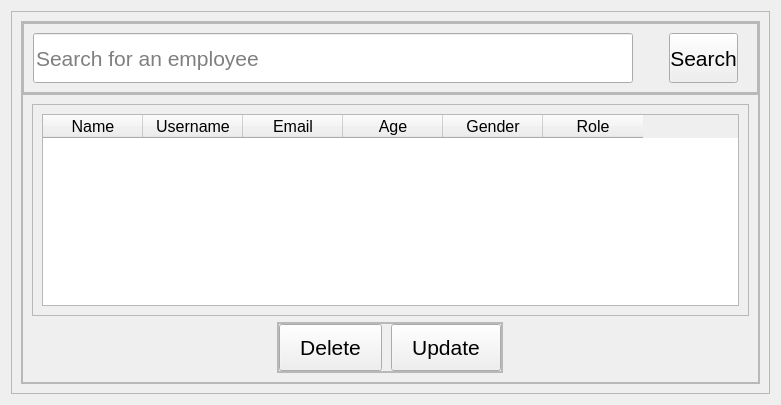
               <widget class="QWidget" name="Employee">
                <layout class="QVBoxLayout" name="verticalLayout_13">
                 <item>
                  <widget class="QFrame" name="frame_14">
                   <property name="frameShape">
                    <enum>QFrame::StyledPanel</enum>
                   </property>
                   <property name="frameShadow">
                    <enum>QFrame::Raised</enum>
                   </property>
                   <layout class="QVBoxLayout" name="verticalLayout_14">
                    <item>
                     <widget class="QFrame" name="frame_16">
                      <property name="frameShape">
                       <enum>QFrame::StyledPanel</enum>
                      </property>
                      <property name="frameShadow">
                       <enum>QFrame::Raised</enum>
                      </property>
                      <layout class="QVBoxLayout" name="verticalLayout_15">
                       <property name="spacing">
                        <number>0</number>
                       </property>
                       <property name="leftMargin">
                        <number>0</number>
                       </property>
                       <property name="topMargin">
                        <number>0</number>
                       </property>
                       <property name="rightMargin">
                        <number>0</number>
                       </property>
                       <property name="bottomMargin">
                        <number>0</number>
                       </property>
                       <item>
                        <widget class="QFrame" name="frame_15">
                         <property name="minimumSize">
                          <size>
                           <width>0</width>
                           <height>0</height>
                          </size>
                         </property>
                         <property name="maximumSize">
                          <size>
                           <width>16777215</width>
                           <height>80</height>
                          </size>
                         </property>
                         <property name="frameShape">
                          <enum>QFrame::StyledPanel</enum>
                         </property>
                         <property name="frameShadow">
                          <enum>QFrame::Raised</enum>
                         </property>
                         <layout class="QHBoxLayout" name="horizontalLayout_4">
                          <property name="spacing">
                           <number>0</number>
                          </property>
                          <property name="leftMargin">
                           <number>0</number>
                          </property>
                          <property name="topMargin">
                           <number>0</number>
                          </property>
                          <property name="rightMargin">
                           <number>0</number>
                          </property>
                          <property name="bottomMargin">
                           <number>0</number>
                          </property>
                          <item>
                           <widget class="QFrame" name="frame_18">
                            <property name="frameShape">
                             <enum>QFrame::StyledPanel</enum>
                            </property>
                            <property name="frameShadow">
                             <enum>QFrame::Raised</enum>
                            </property>
                            <layout class="QHBoxLayout" name="horizontalLayout_5">
                             <item>
                              <widget class="QLineEdit" name="lineEdit">
                               <property name="minimumSize">
                                <size>
                                 <width>600</width>
                                 <height>50</height>
                                </size>
                               </property>
                               <property name="maximumSize">
                                <size>
                                 <width>16777215</width>
                                 <height>16777215</height>
                                </size>
                               </property>
                               <property name="styleSheet">
                                <string notr="true">font:16pt</string>
                               </property>
                               <property name="placeholderText">
                                <string>Search for an employee</string>
                               </property>
                              </widget>
                             </item>
                             <item>
                              <spacer name="horizontalSpacer_3">
                               <property name="orientation">
                                <enum>Qt::Horizontal</enum>
                               </property>
                               <property name="sizeHint" stdset="0">
                                <size>
                                 <width>30</width>
                                 <height>20</height>
                                </size>
                               </property>
                              </spacer>
                             </item>
                             <item>
                              <widget class="QPushButton" name="pushButton_7">
                               <property name="minimumSize">
                                <size>
                                 <width>0</width>
                                 <height>50</height>
                                </size>
                               </property>
                               <property name="styleSheet">
                                <string notr="true">font:16pt;
margin-right:10;</string>
                               </property>
                               <property name="text">
                                <string>Search</string>
                               </property>
                               <property name="icon">
                                <iconset>
                                 <normaloff>../../../../../mnt/c/Users/prasa/Downloads/magnifying-glass.png</normaloff>../../../../../mnt/c/Users/prasa/Downloads/magnifying-glass.png</iconset>
                               </property>
                               <property name="iconSize">
                                <size>
                                 <width>20</width>
                                 <height>20</height>
                                </size>
                               </property>
                              </widget>
                             </item>
                            </layout>
                           </widget>
                          </item>
                         </layout>
                        </widget>
                       </item>
                       <item>
                        <widget class="QFrame" name="frame_17">
                         <property name="frameShape">
                          <enum>QFrame::StyledPanel</enum>
                         </property>
                         <property name="frameShadow">
                          <enum>QFrame::Raised</enum>
                         </property>
                         <layout class="QVBoxLayout" name="verticalLayout_16">
                          <item>
                           <widget class="QFrame" name="frame_19">
                            <property name="frameShape">
                             <enum>QFrame::StyledPanel</enum>
                            </property>
                            <property name="frameShadow">
                             <enum>QFrame::Raised</enum>
                            </property>
                            <layout class="QVBoxLayout" name="verticalLayout_18">
                             <item>
                              <widget class="QTableWidget" name="tableWidget">
                               <property name="styleSheet">
                                <string notr="true">font:12pt;</string>
                               </property>
                               <column>
                                <property name="text">
                                 <string>Name</string>
                                </property>
                               </column>
                               <column>
                                <property name="text">
                                 <string>Username</string>
                                </property>
                               </column>
                               <column>
                                <property name="text">
                                 <string>Email</string>
                                </property>
                               </column>
                               <column>
                                <property name="text">
                                 <string>Age</string>
                                </property>
                               </column>
                               <column>
                                <property name="text">
                                 <string>Gender</string>
                                </property>
                               </column>
                               <column>
                                <property name="text">
                                 <string>Role</string>
                                </property>
                               </column>
                              </widget>
                             </item>
                            </layout>
                           </widget>
                          </item>
                          <item alignment="Qt::AlignHCenter">
                           <widget class="QFrame" name="frame_20">
                            <property name="maximumSize">
                             <size>
                              <width>500</width>
                              <height>100</height>
                             </size>
                            </property>
                            <property name="frameShape">
                             <enum>QFrame::StyledPanel</enum>
                            </property>
                            <property name="frameShadow">
                             <enum>QFrame::Raised</enum>
                            </property>
                            <layout class="QVBoxLayout" name="verticalLayout_17">
                             <property name="spacing">
                              <number>0</number>
                             </property>
                             <property name="leftMargin">
                              <number>0</number>
                             </property>
                             <property name="topMargin">
                              <number>0</number>
                             </property>
                             <property name="rightMargin">
                              <number>0</number>
                             </property>
                             <property name="bottomMargin">
                              <number>0</number>
                             </property>
                             <item>
                              <widget class="QFrame" name="frame_21">
                               <property name="minimumSize">
                                <size>
                                 <width>0</width>
                                 <height>0</height>
                                </size>
                               </property>
                               <property name="maximumSize">
                                <size>
                                 <width>500</width>
                                 <height>100</height>
                                </size>
                               </property>
                               <property name="frameShape">
                                <enum>QFrame::StyledPanel</enum>
                               </property>
                               <property name="frameShadow">
                                <enum>QFrame::Raised</enum>
                               </property>
                               <layout class="QHBoxLayout" name="horizontalLayout_6">
                                <property name="spacing">
                                 <number>9</number>
                                </property>
                                <property name="leftMargin">
                                 <number>0</number>
                                </property>
                                <property name="topMargin">
                                 <number>0</number>
                                </property>
                                <property name="rightMargin">
                                 <number>0</number>
                                </property>
                                <property name="bottomMargin">
                                 <number>0</number>
                                </property>
                                <item>
                                 <widget class="QPushButton" name="pushButton_9">
                                  <property name="styleSheet">
                                   <string notr="true">font:16pt;
padding : 10px 20px;</string>
                                  </property>
                                  <property name="text">
                                   <string>Delete</string>
                                  </property>
                                  <property name="icon">
                                   <iconset>
                                    <normaloff>../../../../../mnt/c/Users/prasa/Downloads/delete.png</normaloff>../../../../../mnt/c/Users/prasa/Downloads/delete.png</iconset>
                                  </property>
                                  <property name="iconSize">
                                   <size>
                                    <width>20</width>
                                    <height>16</height>
                                   </size>
                                  </property>
                                 </widget>
                                </item>
                                <item>
                                 <widget class="QPushButton" name="pushButton_8">
                                  <property name="styleSheet">
                                   <string notr="true">font:16pt;
padding:10px 20px</string>
                                  </property>
                                  <property name="text">
                                   <string>Update</string>
                                  </property>
                                  <property name="icon">
                                   <iconset>
                                    <normaloff>../../../../../mnt/c/Users/prasa/Downloads/update.png</normaloff>../../../../../mnt/c/Users/prasa/Downloads/update.png</iconset>
                                  </property>
                                  <property name="iconSize">
                                   <size>
                                    <width>20</width>
                                    <height>20</height>
                                   </size>
                                  </property>
                                 </widget>
                                </item>
                               </layout>
                              </widget>
                             </item>
                            </layout>
                           </widget>
                          </item>
                         </layout>
                        </widget>
                       </item>
                      </layout>
                     </widget>
                    </item>
                   </layout>
                  </widget>
                 </item>
                </layout>
               </widget>
